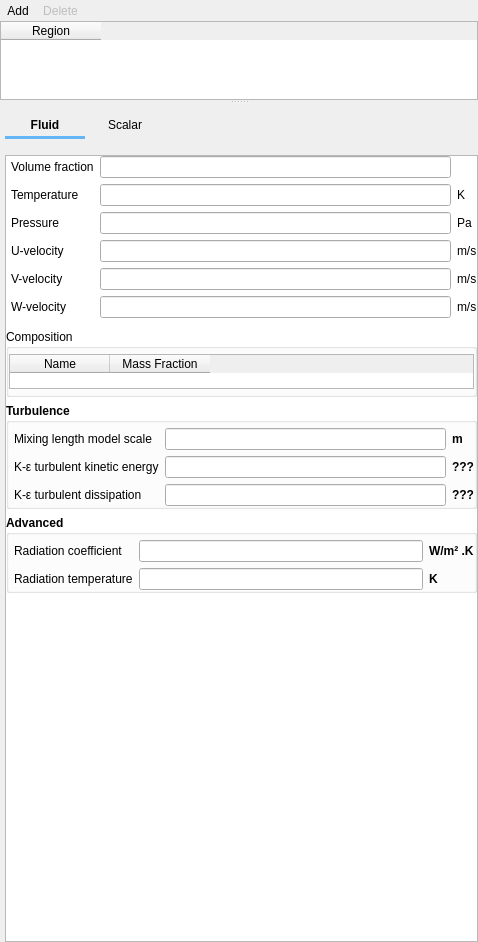
<?xml version="1.0" encoding="UTF-8"?>
<ui version="4.0">
 <class>initial_conditions</class>
 <widget class="QWidget" name="initial_conditions">
  <property name="geometry">
   <rect>
    <x>0</x>
    <y>0</y>
    <width>478</width>
    <height>942</height>
   </rect>
  </property>
  <property name="windowTitle">
   <string>Initial Conditions</string>
  </property>
  <property name="styleSheet">
   <string notr="true"/>
  </property>
  <layout class="QVBoxLayout" name="verticalLayout">
   <property name="spacing">
    <number>0</number>
   </property>
   <property name="leftMargin">
    <number>0</number>
   </property>
   <property name="topMargin">
    <number>0</number>
   </property>
   <property name="rightMargin">
    <number>0</number>
   </property>
   <property name="bottomMargin">
    <number>0</number>
   </property>
   <item>
    <widget class="QSplitter" name="splitter">
     <property name="orientation">
      <enum>Qt::Vertical</enum>
     </property>
     <widget class="QFrame" name="top_frame">
      <property name="sizePolicy">
       <sizepolicy hsizetype="Expanding" vsizetype="MinimumExpanding">
        <horstretch>0</horstretch>
        <verstretch>0</verstretch>
       </sizepolicy>
      </property>
      <property name="maximumSize">
       <size>
        <width>16777215</width>
        <height>100</height>
       </size>
      </property>
      <property name="frameShape">
       <enum>QFrame::NoFrame</enum>
      </property>
      <property name="frameShadow">
       <enum>QFrame::Plain</enum>
      </property>
      <layout class="QVBoxLayout" name="verticalLayout_3">
       <property name="spacing">
        <number>0</number>
       </property>
       <property name="leftMargin">
        <number>0</number>
       </property>
       <property name="topMargin">
        <number>0</number>
       </property>
       <property name="rightMargin">
        <number>0</number>
       </property>
       <property name="bottomMargin">
        <number>0</number>
       </property>
       <item>
        <widget class="QFrame" name="frame_add_delete">
         <property name="frameShape">
          <enum>QFrame::NoFrame</enum>
         </property>
         <property name="frameShadow">
          <enum>QFrame::Plain</enum>
         </property>
         <layout class="QHBoxLayout" name="horizontalLayout_7">
          <property name="spacing">
           <number>0</number>
          </property>
          <property name="leftMargin">
           <number>0</number>
          </property>
          <property name="topMargin">
           <number>0</number>
          </property>
          <property name="rightMargin">
           <number>0</number>
          </property>
          <property name="bottomMargin">
           <number>0</number>
          </property>
          <item>
           <layout class="QHBoxLayout" name="horizontalLayout">
            <item>
             <widget class="QToolButton" name="toolbutton_add">
              <property name="toolTip">
               <string>Define new initial condition over one or more regions</string>
              </property>
              <property name="text">
               <string>Add</string>
              </property>
              <property name="autoRaise">
               <bool>true</bool>
              </property>
             </widget>
            </item>
            <item>
             <widget class="QToolButton" name="toolbutton_delete">
              <property name="enabled">
               <bool>false</bool>
              </property>
              <property name="toolTip">
               <string>Delete initial conditions for region</string>
              </property>
              <property name="text">
               <string>Delete</string>
              </property>
              <property name="autoRaise">
               <bool>true</bool>
              </property>
             </widget>
            </item>
            <item>
             <spacer name="horizontalSpacer">
              <property name="orientation">
               <enum>Qt::Horizontal</enum>
              </property>
              <property name="sizeHint" stdset="0">
               <size>
                <width>40</width>
                <height>20</height>
               </size>
              </property>
             </spacer>
            </item>
           </layout>
          </item>
         </layout>
        </widget>
       </item>
       <item>
        <widget class="QTableWidget" name="tablewidget_regions">
         <property name="maximumSize">
          <size>
           <width>16777215</width>
           <height>100</height>
          </size>
         </property>
         <property name="selectionMode">
          <enum>QAbstractItemView::SingleSelection</enum>
         </property>
         <property name="selectionBehavior">
          <enum>QAbstractItemView::SelectRows</enum>
         </property>
         <attribute name="horizontalHeaderHighlightSections">
          <bool>false</bool>
         </attribute>
         <attribute name="verticalHeaderVisible">
          <bool>false</bool>
         </attribute>
         <column>
          <property name="text">
           <string>Region</string>
          </property>
         </column>
        </widget>
       </item>
      </layout>
     </widget>
     <widget class="QFrame" name="bottom_frame">
      <property name="sizePolicy">
       <sizepolicy hsizetype="Expanding" vsizetype="Expanding">
        <horstretch>0</horstretch>
        <verstretch>0</verstretch>
       </sizepolicy>
      </property>
      <property name="frameShape">
       <enum>QFrame::NoFrame</enum>
      </property>
      <property name="frameShadow">
       <enum>QFrame::Plain</enum>
      </property>
      <layout class="QGridLayout" name="gridLayout_15">
       <property name="leftMargin">
        <number>5</number>
       </property>
       <property name="topMargin">
        <number>10</number>
       </property>
       <property name="rightMargin">
        <number>0</number>
       </property>
       <property name="bottomMargin">
        <number>0</number>
       </property>
       <item row="0" column="0">
        <layout class="QHBoxLayout" name="horizontalLayout_2">
         <item>
          <widget class="QFrame" name="tab_frame">
           <property name="styleSheet">
            <string notr="true">QPushButton:hover {color:#64B5F6; background-color: transparent;}
QPushButton:pressed { color: #64B5F6; background-color: transparent; }
QPushButton:checked { font: bold; background-color: transparent; }
      </string>
           </property>
           <layout class="QGridLayout" name="tab_layout">
            <property name="leftMargin">
             <number>0</number>
            </property>
            <property name="topMargin">
             <number>0</number>
            </property>
            <property name="rightMargin">
             <number>0</number>
            </property>
            <property name="bottomMargin">
             <number>10</number>
            </property>
            <property name="spacing">
             <number>0</number>
            </property>
            <item row="1" column="0">
             <widget class="Line" name="tab_underline">
              <property name="sizePolicy">
               <sizepolicy hsizetype="Preferred" vsizetype="Fixed">
                <horstretch>0</horstretch>
                <verstretch>0</verstretch>
               </sizepolicy>
              </property>
              <property name="minimumSize">
               <size>
                <width>0</width>
                <height>3</height>
               </size>
              </property>
              <property name="maximumSize">
               <size>
                <width>16777215</width>
                <height>3</height>
               </size>
              </property>
              <property name="styleSheet">
               <string notr="true">QWidget{
	background-color: #64B5F6;
	border-color: #64B5F6;
}</string>
              </property>
              <property name="lineWidth">
               <number>0</number>
              </property>
              <property name="orientation">
               <enum>Qt::Horizontal</enum>
              </property>
             </widget>
            </item>
            <item row="0" column="1">
             <widget class="QPushButton" name="pushbutton_scalar">
              <property name="text">
               <string>Scalar</string>
              </property>
              <property name="flat">
               <bool>true</bool>
              </property>
             </widget>
            </item>
            <item row="0" column="0">
             <widget class="QPushButton" name="pushbutton_fluid">
              <property name="font">
               <font>
                <weight>75</weight>
                <bold>true</bold>
               </font>
              </property>
              <property name="text">
               <string>Fluid</string>
              </property>
              <property name="flat">
               <bool>true</bool>
              </property>
             </widget>
            </item>
           </layout>
          </widget>
         </item>
         <item>
          <spacer name="horizontalSpacer_2">
           <property name="orientation">
            <enum>Qt::Horizontal</enum>
           </property>
           <property name="sizeHint" stdset="0">
            <size>
             <width>40</width>
             <height>20</height>
            </size>
           </property>
          </spacer>
         </item>
        </layout>
       </item>
       <item row="1" column="0">
        <widget class="QScrollArea" name="scrollarea_detail">
         <property name="sizePolicy">
          <sizepolicy hsizetype="Expanding" vsizetype="MinimumExpanding">
           <horstretch>0</horstretch>
           <verstretch>0</verstretch>
          </sizepolicy>
         </property>
         <property name="minimumSize">
          <size>
           <width>0</width>
           <height>0</height>
          </size>
         </property>
         <property name="styleSheet">
          <string notr="true">QWidget#detail_pane {background-color: white}</string>
         </property>
         <property name="widgetResizable">
          <bool>true</bool>
         </property>
         <widget class="QWidget" name="detail_pane">
          <property name="geometry">
           <rect>
            <x>0</x>
            <y>0</y>
            <width>469</width>
            <height>774</height>
           </rect>
          </property>
          <layout class="QGridLayout" name="gridLayout_4">
           <property name="leftMargin">
            <number>0</number>
           </property>
           <property name="topMargin">
            <number>0</number>
           </property>
           <property name="rightMargin">
            <number>0</number>
           </property>
           <property name="bottomMargin">
            <number>0</number>
           </property>
           <property name="spacing">
            <number>0</number>
           </property>
           <item row="2" column="0">
            <spacer name="verticalSpacer">
             <property name="orientation">
              <enum>Qt::Vertical</enum>
             </property>
             <property name="sizeHint" stdset="0">
              <size>
               <width>20</width>
               <height>40</height>
              </size>
             </property>
            </spacer>
           </item>
           <item row="0" column="0" rowspan="2" colspan="2">
            <widget class="QStackedWidget" name="stackedwidget">
             <property name="sizePolicy">
              <sizepolicy hsizetype="Preferred" vsizetype="MinimumExpanding">
               <horstretch>0</horstretch>
               <verstretch>0</verstretch>
              </sizepolicy>
             </property>
             <property name="currentIndex">
              <number>0</number>
             </property>
             <widget class="QWidget" name="page_fluid">
              <layout class="QVBoxLayout" name="verticalLayout_2">
               <property name="spacing">
                <number>6</number>
               </property>
               <property name="leftMargin">
                <number>0</number>
               </property>
               <property name="topMargin">
                <number>0</number>
               </property>
               <property name="rightMargin">
                <number>0</number>
               </property>
               <property name="bottomMargin">
                <number>0</number>
               </property>
               <item>
                <widget class="QFrame" name="frame_fluid_parameters">
                 <layout class="QGridLayout" name="gridLayout_3">
                  <property name="leftMargin">
                   <number>5</number>
                  </property>
                  <property name="topMargin">
                   <number>0</number>
                  </property>
                  <property name="rightMargin">
                   <number>0</number>
                  </property>
                  <property name="bottomMargin">
                   <number>5</number>
                  </property>
                  <item row="0" column="0">
                   <widget class="QLabel" name="label_ic_ep_g">
                    <property name="text">
                     <string>Volume fraction</string>
                    </property>
                   </widget>
                  </item>
                  <item row="0" column="1">
                   <widget class="LineEdit" name="lineedit_keyword_ic_ep_g_args_IC">
                    <property name="readOnly">
                     <bool>true</bool>
                    </property>
                   </widget>
                  </item>
                  <item row="1" column="0">
                   <widget class="QLabel" name="label_ic_t_g">
                    <property name="text">
                     <string>Temperature</string>
                    </property>
                   </widget>
                  </item>
                  <item row="1" column="1">
                   <widget class="LineEdit" name="lineedit_keyword_ic_t_g_args_IC"/>
                  </item>
                  <item row="1" column="2">
                   <widget class="QLabel" name="label_ic_t_g_units">
                    <property name="text">
                     <string>K</string>
                    </property>
                   </widget>
                  </item>
                  <item row="2" column="0">
                   <widget class="QLabel" name="label_ic_p_g">
                    <property name="text">
                     <string>Pressure</string>
                    </property>
                   </widget>
                  </item>
                  <item row="2" column="1">
                   <widget class="LineEdit" name="lineedit_keyword_ic_p_g_args_IC"/>
                  </item>
                  <item row="2" column="2">
                   <widget class="QLabel" name="label_ic_p_g_units">
                    <property name="text">
                     <string>Pa</string>
                    </property>
                   </widget>
                  </item>
                  <item row="3" column="0">
                   <widget class="QLabel" name="label_ic_u_g">
                    <property name="text">
                     <string>U-velocity</string>
                    </property>
                   </widget>
                  </item>
                  <item row="3" column="1">
                   <widget class="LineEdit" name="lineedit_keyword_ic_u_g_args_IC"/>
                  </item>
                  <item row="3" column="2">
                   <widget class="QLabel" name="label_ic_u_g_units">
                    <property name="text">
                     <string>m/s</string>
                    </property>
                   </widget>
                  </item>
                  <item row="4" column="0">
                   <widget class="QLabel" name="label_ic_v_g">
                    <property name="text">
                     <string>V-velocity</string>
                    </property>
                   </widget>
                  </item>
                  <item row="4" column="1">
                   <widget class="LineEdit" name="lineedit_keyword_ic_v_g_args_IC"/>
                  </item>
                  <item row="4" column="2">
                   <widget class="QLabel" name="label_ic_v_g_units">
                    <property name="text">
                     <string>m/s</string>
                    </property>
                   </widget>
                  </item>
                  <item row="5" column="0">
                   <widget class="QLabel" name="label_ic_v_w">
                    <property name="text">
                     <string>W-velocity</string>
                    </property>
                   </widget>
                  </item>
                  <item row="5" column="1">
                   <widget class="LineEdit" name="lineedit_keyword_ic_w_g_args_IC"/>
                  </item>
                  <item row="5" column="2">
                   <widget class="QLabel" name="label_ic_v_w_units">
                    <property name="text">
                     <string>m/s</string>
                    </property>
                   </widget>
                  </item>
                 </layout>
                </widget>
               </item>
               <item>
                <widget class="QGroupBox" name="groupbox_fluid_composition">
                 <property name="title">
                  <string>Composition</string>
                 </property>
                 <layout class="QGridLayout" name="gridLayout_14">
                  <property name="leftMargin">
                   <number>0</number>
                  </property>
                  <property name="topMargin">
                   <number>5</number>
                  </property>
                  <property name="rightMargin">
                   <number>0</number>
                  </property>
                  <property name="bottomMargin">
                   <number>5</number>
                  </property>
                  <property name="spacing">
                   <number>6</number>
                  </property>
                  <item row="0" column="0">
                   <widget class="QTableWidget" name="tablewidget_fluid_mass_fraction">
                    <property name="maximumSize">
                     <size>
                      <width>16777215</width>
                      <height>35</height>
                     </size>
                    </property>
                    <property name="selectionMode">
                     <enum>QAbstractItemView::NoSelection</enum>
                    </property>
                    <attribute name="verticalHeaderVisible">
                     <bool>false</bool>
                    </attribute>
                    <column>
                     <property name="text">
                      <string>Name</string>
                     </property>
                    </column>
                    <column>
                     <property name="text">
                      <string>Mass Fraction</string>
                     </property>
                    </column>
                   </widget>
                  </item>
                 </layout>
                </widget>
               </item>
               <item>
                <widget class="QGroupBox" name="groupbox_turbulence">
                 <property name="font">
                  <font>
                   <weight>75</weight>
                   <bold>true</bold>
                  </font>
                 </property>
                 <property name="title">
                  <string>Turbulence</string>
                 </property>
                 <property name="flat">
                  <bool>true</bool>
                 </property>
                 <layout class="QGridLayout" name="gridLayout_9">
                  <property name="leftMargin">
                   <number>5</number>
                  </property>
                  <property name="topMargin">
                   <number>5</number>
                  </property>
                  <property name="rightMargin">
                   <number>0</number>
                  </property>
                  <property name="bottomMargin">
                   <number>0</number>
                  </property>
                  <item row="0" column="0">
                   <layout class="QGridLayout" name="gridLayout_6">
                    <item row="0" column="0">
                     <widget class="QLabel" name="label_ic_l_scale">
                      <property name="font">
                       <font>
                        <weight>50</weight>
                        <italic>false</italic>
                        <bold>false</bold>
                       </font>
                      </property>
                      <property name="text">
                       <string>Mixing length model scale</string>
                      </property>
                     </widget>
                    </item>
                    <item row="0" column="1">
                     <widget class="LineEdit" name="lineedit_keyword_ic_l_scale_args_IC"/>
                    </item>
                    <item row="0" column="2">
                     <widget class="QLabel" name="label_ic_l_scale_units">
                      <property name="text">
                       <string>m</string>
                      </property>
                     </widget>
                    </item>
                    <item row="1" column="0">
                     <widget class="QLabel" name="label_ic_k_turb_g">
                      <property name="font">
                       <font>
                        <weight>50</weight>
                        <bold>false</bold>
                       </font>
                      </property>
                      <property name="text">
                       <string>K-ε turbulent kinetic energy</string>
                      </property>
                     </widget>
                    </item>
                    <item row="1" column="1">
                     <widget class="LineEdit" name="lineedit_keyword_ic_k_turb_g_args_IC"/>
                    </item>
                    <item row="1" column="2">
                     <widget class="QLabel" name="label_ic_k_turb_g_units">
                      <property name="text">
                       <string>???</string>
                      </property>
                     </widget>
                    </item>
                    <item row="2" column="0">
                     <widget class="QLabel" name="label_ic_e_turb_g">
                      <property name="font">
                       <font>
                        <weight>50</weight>
                        <bold>false</bold>
                       </font>
                      </property>
                      <property name="text">
                       <string>K-ε turbulent dissipation</string>
                      </property>
                     </widget>
                    </item>
                    <item row="2" column="1">
                     <widget class="LineEdit" name="lineedit_keyword_ic_e_turb_g_args_IC"/>
                    </item>
                    <item row="2" column="2">
                     <widget class="QLabel" name="label_ic_e_turb_g_units">
                      <property name="text">
                       <string>???</string>
                      </property>
                     </widget>
                    </item>
                   </layout>
                  </item>
                 </layout>
                </widget>
               </item>
               <item>
                <widget class="QGroupBox" name="groupbox_fluid_advanced">
                 <property name="font">
                  <font>
                   <weight>75</weight>
                   <bold>true</bold>
                  </font>
                 </property>
                 <property name="title">
                  <string>Advanced</string>
                 </property>
                 <property name="flat">
                  <bool>true</bool>
                 </property>
                 <layout class="QGridLayout" name="gridLayout_8">
                  <property name="leftMargin">
                   <number>5</number>
                  </property>
                  <property name="topMargin">
                   <number>5</number>
                  </property>
                  <property name="rightMargin">
                   <number>0</number>
                  </property>
                  <property name="bottomMargin">
                   <number>0</number>
                  </property>
                  <item row="0" column="0">
                   <layout class="QGridLayout" name="gridLayout_7">
                    <item row="0" column="0">
                     <widget class="QLabel" name="label_ic_gama_rg">
                      <property name="font">
                       <font>
                        <weight>50</weight>
                        <bold>false</bold>
                       </font>
                      </property>
                      <property name="text">
                       <string>Radiation coefficient</string>
                      </property>
                     </widget>
                    </item>
                    <item row="0" column="1">
                     <widget class="LineEdit" name="lineedit_keyword_ic_gama_rg_args_IC"/>
                    </item>
                    <item row="0" column="2">
                     <widget class="QLabel" name="label_ic_gama_rg_units">
                      <property name="text">
                       <string>W/m² .K</string>
                      </property>
                     </widget>
                    </item>
                    <item row="1" column="0">
                     <widget class="QLabel" name="label_ic_t_rg">
                      <property name="font">
                       <font>
                        <weight>50</weight>
                        <bold>false</bold>
                       </font>
                      </property>
                      <property name="text">
                       <string>Radiation temperature</string>
                      </property>
                     </widget>
                    </item>
                    <item row="1" column="1">
                     <widget class="LineEdit" name="lineedit_keyword_ic_t_rg_args_IC"/>
                    </item>
                    <item row="1" column="2">
                     <widget class="QLabel" name="label_ic_t_rg_units">
                      <property name="text">
                       <string>K</string>
                      </property>
                     </widget>
                    </item>
                   </layout>
                  </item>
                 </layout>
                </widget>
               </item>
               <item>
                <spacer name="verticalSpacer_2">
                 <property name="orientation">
                  <enum>Qt::Vertical</enum>
                 </property>
                 <property name="sizeHint" stdset="0">
                  <size>
                   <width>20</width>
                   <height>40</height>
                  </size>
                 </property>
                </spacer>
               </item>
              </layout>
             </widget>
             <widget class="QWidget" name="page_dummy_solids_L">
              <property name="autoFillBackground">
               <bool>true</bool>
              </property>
              <layout class="QGridLayout" name="gridLayout_12">
               <item row="0" column="0">
                <widget class="QLabel" name="label_dummy_solids_L">
                 <property name="autoFillBackground">
                  <bool>false</bool>
                 </property>
                 <property name="styleSheet">
                  <string notr="true">background-color: white</string>
                 </property>
                 <property name="text">
                  <string>LEFT</string>
                 </property>
                </widget>
               </item>
              </layout>
             </widget>
             <widget class="QWidget" name="page_solids">
              <property name="styleSheet">
               <string notr="true"/>
              </property>
              <layout class="QVBoxLayout" name="verticalLayout_5">
               <property name="spacing">
                <number>6</number>
               </property>
               <property name="leftMargin">
                <number>0</number>
               </property>
               <property name="topMargin">
                <number>0</number>
               </property>
               <property name="rightMargin">
                <number>0</number>
               </property>
               <property name="bottomMargin">
                <number>0</number>
               </property>
               <item>
                <widget class="QFrame" name="frame_solids_parameters">
                 <property name="frameShape">
                  <enum>QFrame::NoFrame</enum>
                 </property>
                 <property name="frameShadow">
                  <enum>QFrame::Plain</enum>
                 </property>
                 <layout class="QGridLayout" name="gridLayout_2">
                  <property name="leftMargin">
                   <number>5</number>
                  </property>
                  <property name="topMargin">
                   <number>0</number>
                  </property>
                  <property name="rightMargin">
                   <number>0</number>
                  </property>
                  <property name="bottomMargin">
                   <number>5</number>
                  </property>
                  <item row="0" column="0">
                   <widget class="QLabel" name="label_ic_ep_s">
                    <property name="text">
                     <string>Volume fraction</string>
                    </property>
                   </widget>
                  </item>
                  <item row="0" column="1">
                   <widget class="LineEdit" name="lineedit_ic_ep_s_args_IC_P"/>
                  </item>
                  <item row="1" column="0">
                   <widget class="QLabel" name="label_ic_t_s">
                    <property name="text">
                     <string>Temperature</string>
                    </property>
                   </widget>
                  </item>
                  <item row="1" column="1">
                   <widget class="LineEdit" name="lineedit_keyword_ic_t_s_args_IC_P"/>
                  </item>
                  <item row="1" column="2">
                   <widget class="QLabel" name="label_ic_t_s_units">
                    <property name="text">
                     <string>K</string>
                    </property>
                   </widget>
                  </item>
                  <item row="2" column="0">
                   <widget class="QLabel" name="label_ic_u_s">
                    <property name="text">
                     <string>U-velocity</string>
                    </property>
                   </widget>
                  </item>
                  <item row="2" column="1">
                   <widget class="LineEdit" name="lineedit_keyword_ic_u_s_args_IC_P"/>
                  </item>
                  <item row="2" column="2">
                   <widget class="QLabel" name="label_ic_u_s_units">
                    <property name="text">
                     <string>m/s</string>
                    </property>
                   </widget>
                  </item>
                  <item row="3" column="0">
                   <widget class="QLabel" name="label_ic_v_s">
                    <property name="text">
                     <string>V-velocity</string>
                    </property>
                   </widget>
                  </item>
                  <item row="3" column="1">
                   <widget class="LineEdit" name="lineedit_keyword_ic_v_s_args_IC_P"/>
                  </item>
                  <item row="3" column="2">
                   <widget class="QLabel" name="label_ic_v_s_units">
                    <property name="text">
                     <string>m/s</string>
                    </property>
                   </widget>
                  </item>
                  <item row="4" column="0">
                   <widget class="QLabel" name="label_ic_w_s">
                    <property name="text">
                     <string>W-velocity</string>
                    </property>
                   </widget>
                  </item>
                  <item row="4" column="1">
                   <widget class="LineEdit" name="lineedit_keyword_ic_w_s_args_IC_P"/>
                  </item>
                  <item row="4" column="2">
                   <widget class="QLabel" name="label_ic_w_s_units">
                    <property name="text">
                     <string>m/s</string>
                    </property>
                   </widget>
                  </item>
                  <item row="5" column="0">
                   <widget class="QLabel" name="label_ic_p_star">
                    <property name="text">
                     <string>Pressure (optional)</string>
                    </property>
                   </widget>
                  </item>
                  <item row="5" column="1">
                   <widget class="LineEdit" name="lineedit_keyword_ic_p_star_args_IC_P"/>
                  </item>
                  <item row="5" column="2">
                   <widget class="QLabel" name="label_ic_p_star_units">
                    <property name="text">
                     <string>Pa</string>
                    </property>
                   </widget>
                  </item>
                  <item row="6" column="0">
                   <widget class="QLabel" name="label_ic_theta_m">
                    <property name="text">
                     <string>Granular temperature</string>
                    </property>
                   </widget>
                  </item>
                  <item row="6" column="1">
                   <widget class="LineEdit" name="lineedit_keyword_ic_theta_m_args_IC_P"/>
                  </item>
                  <item row="7" column="0">
                   <widget class="QLabel" name="label_ic_pic_const_statwt">
                    <property name="text">
                     <string>Particles per parcel</string>
                    </property>
                   </widget>
                  </item>
                  <item row="7" column="1">
                   <widget class="LineEdit" name="lineedit_keyword_ic_pic_const_statwt_args_IC_P"/>
                  </item>
                 </layout>
                </widget>
               </item>
               <item>
                <widget class="QGroupBox" name="groupbox_solids_composition">
                 <property name="font">
                  <font>
                   <weight>75</weight>
                   <bold>true</bold>
                  </font>
                 </property>
                 <property name="title">
                  <string>Composition</string>
                 </property>
                 <property name="flat">
                  <bool>true</bool>
                 </property>
                 <layout class="QGridLayout" name="gridLayout_13">
                  <property name="leftMargin">
                   <number>0</number>
                  </property>
                  <property name="topMargin">
                   <number>5</number>
                  </property>
                  <property name="rightMargin">
                   <number>0</number>
                  </property>
                  <property name="bottomMargin">
                   <number>5</number>
                  </property>
                  <item row="0" column="0">
                   <widget class="QTableWidget" name="tablewidget_solids_mass_fraction">
                    <property name="maximumSize">
                     <size>
                      <width>16777215</width>
                      <height>35</height>
                     </size>
                    </property>
                    <property name="selectionMode">
                     <enum>QAbstractItemView::NoSelection</enum>
                    </property>
                    <attribute name="horizontalHeaderHighlightSections">
                     <bool>false</bool>
                    </attribute>
                    <attribute name="verticalHeaderVisible">
                     <bool>false</bool>
                    </attribute>
                    <column>
                     <property name="text">
                      <string>Name</string>
                     </property>
                    </column>
                    <column>
                     <property name="text">
                      <string>Mass Fraction</string>
                     </property>
                    </column>
                   </widget>
                  </item>
                 </layout>
                </widget>
               </item>
               <item>
                <widget class="QGroupBox" name="groupbox_solids_advanced">
                 <property name="font">
                  <font>
                   <weight>75</weight>
                   <bold>true</bold>
                  </font>
                 </property>
                 <property name="title">
                  <string>Advanced</string>
                 </property>
                 <layout class="QGridLayout" name="gridLayout_10">
                  <property name="leftMargin">
                   <number>5</number>
                  </property>
                  <property name="topMargin">
                   <number>5</number>
                  </property>
                  <property name="rightMargin">
                   <number>0</number>
                  </property>
                  <property name="bottomMargin">
                   <number>0</number>
                  </property>
                  <property name="horizontalSpacing">
                   <number>6</number>
                  </property>
                  <item row="0" column="0">
                   <widget class="CheckBox" name="checkbox_keyword_ic_des_fit_to_region_args_IC">
                    <property name="text">
                     <string>Fit particles to region</string>
                    </property>
                   </widget>
                  </item>
                  <item row="1" column="0">
                   <layout class="QGridLayout" name="gridLayout_5">
                    <item row="0" column="0">
                     <widget class="QLabel" name="label_ic_gama_rs">
                      <property name="text">
                       <string>Radiation coefficient</string>
                      </property>
                     </widget>
                    </item>
                    <item row="0" column="1">
                     <widget class="LineEdit" name="lineedit_keyword_ic_gama_rs_args_IC_P"/>
                    </item>
                    <item row="0" column="2">
                     <widget class="QLabel" name="label_ic_gama_rs_units">
                      <property name="text">
                       <string>W/m² .K</string>
                      </property>
                     </widget>
                    </item>
                    <item row="1" column="0">
                     <widget class="QLabel" name="label_ic_t_rs">
                      <property name="text">
                       <string>Radiation temperature</string>
                      </property>
                     </widget>
                    </item>
                    <item row="1" column="1">
                     <widget class="LineEdit" name="lineedit_keyword_ic_t_rs_args_IC_P"/>
                    </item>
                    <item row="1" column="2">
                     <widget class="QLabel" name="label_ic_t_rs_units">
                      <property name="text">
                       <string>K</string>
                      </property>
                     </widget>
                    </item>
                   </layout>
                  </item>
                 </layout>
                </widget>
               </item>
               <item>
                <spacer name="verticalSpacer_3">
                 <property name="orientation">
                  <enum>Qt::Vertical</enum>
                 </property>
                 <property name="sizeHint" stdset="0">
                  <size>
                   <width>20</width>
                   <height>40</height>
                  </size>
                 </property>
                </spacer>
               </item>
              </layout>
             </widget>
             <widget class="QWidget" name="page_dummy_solids_R">
              <property name="autoFillBackground">
               <bool>true</bool>
              </property>
              <layout class="QGridLayout" name="gridLayout_11">
               <item row="0" column="0">
                <widget class="QLabel" name="label_dummy_solids_R">
                 <property name="autoFillBackground">
                  <bool>false</bool>
                 </property>
                 <property name="styleSheet">
                  <string notr="true">background-color: white</string>
                 </property>
                 <property name="text">
                  <string>RIGHT</string>
                 </property>
                </widget>
               </item>
              </layout>
             </widget>
             <widget class="QWidget" name="page_scalar">
              <layout class="QGridLayout" name="gridLayout">
               <property name="leftMargin">
                <number>5</number>
               </property>
               <property name="topMargin">
                <number>0</number>
               </property>
               <property name="rightMargin">
                <number>0</number>
               </property>
               <property name="bottomMargin">
                <number>0</number>
               </property>
               <item row="0" column="0">
                <spacer name="spacer_scalar">
                 <property name="orientation">
                  <enum>Qt::Vertical</enum>
                 </property>
                 <property name="sizeHint" stdset="0">
                  <size>
                   <width>20</width>
                   <height>40</height>
                  </size>
                 </property>
                </spacer>
               </item>
              </layout>
             </widget>
            </widget>
           </item>
          </layout>
          <zorder>stackedwidget</zorder>
          <zorder>verticalSpacer</zorder>
         </widget>
        </widget>
       </item>
      </layout>
     </widget>
    </widget>
   </item>
  </layout>
 </widget>
 <customwidgets>
  <customwidget>
   <class>LineEdit</class>
   <extends>QLineEdit</extends>
   <header>widgets/base</header>
  </customwidget>
  <customwidget>
   <class>CheckBox</class>
   <extends>QCheckBox</extends>
   <header>widgets/base</header>
  </customwidget>
 </customwidgets>
 <resources/>
 <connections/>
</ui>
